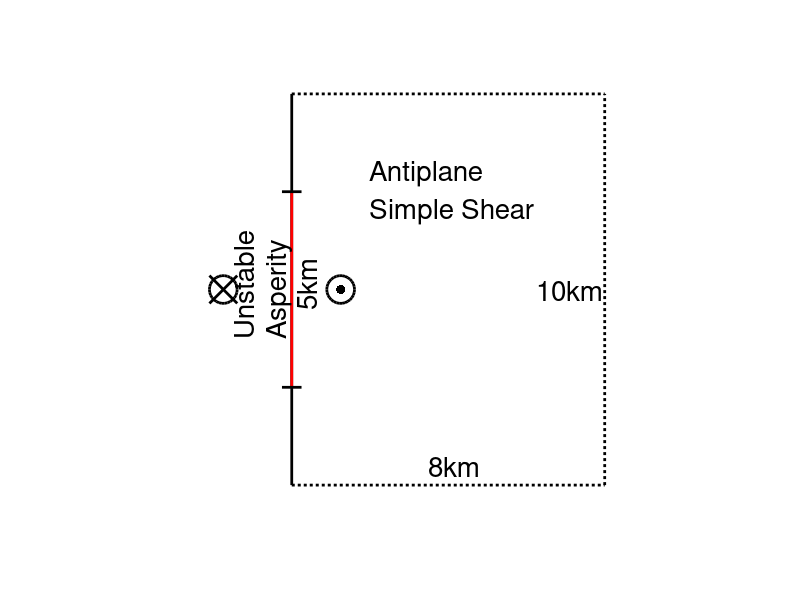

This figure's MATLAB source: (Note: this script raises an error after producing the figure.)
%%
clear
close all
figure(1)
set(0,'defaultfigurecolor','w')
set(gcf,'Position',[20 20 1000 600]);%左下角位置，宽高
%%
plot([0 0],[-20,20], 'k', "lineWidth", 2)
hold on
plot([32 32],[-20,20], 'k:', "lineWidth", 2)
plot([0 32],[20,20], 'k:', "lineWidth", 2)
plot([0 32],[-20,-20], 'k:', "lineWidth", 2)
%%
plot(5,0,'ko', 'MarkerSize', 20,"lineWidth", 2)
plot(5,0,'k.', 'MarkerSize', 20,"lineWidth", 2)
plot(-7,0,'ko', 'MarkerSize', 20,"lineWidth", 2)
plot(-7,0,'kx', 'MarkerSize', 20,"lineWidth", 2)
%%
plot([0 0],[-10,10], 'r', "lineWidth", 2)
plot([-1 1],[10,10], 'k', "lineWidth", 2)
plot([-1 1],[-10,-10], 'k', "lineWidth", 2)
%%
text(8,10,["Antiplane"; "Simple Shear"],"Fontsize",20)
text(-3,-5,["Unstable"; "Asperity"],"Fontsize",20,'rotation',90)
text(1.5,-2,"5km","Fontsize",20,'rotation',90)
text(25,0,"10km","Fontsize",20)
text(14,-18,"8km","Fontsize",20)
axis equal
axis off
%%
export_fig png -r600 EEP_antiplane_model